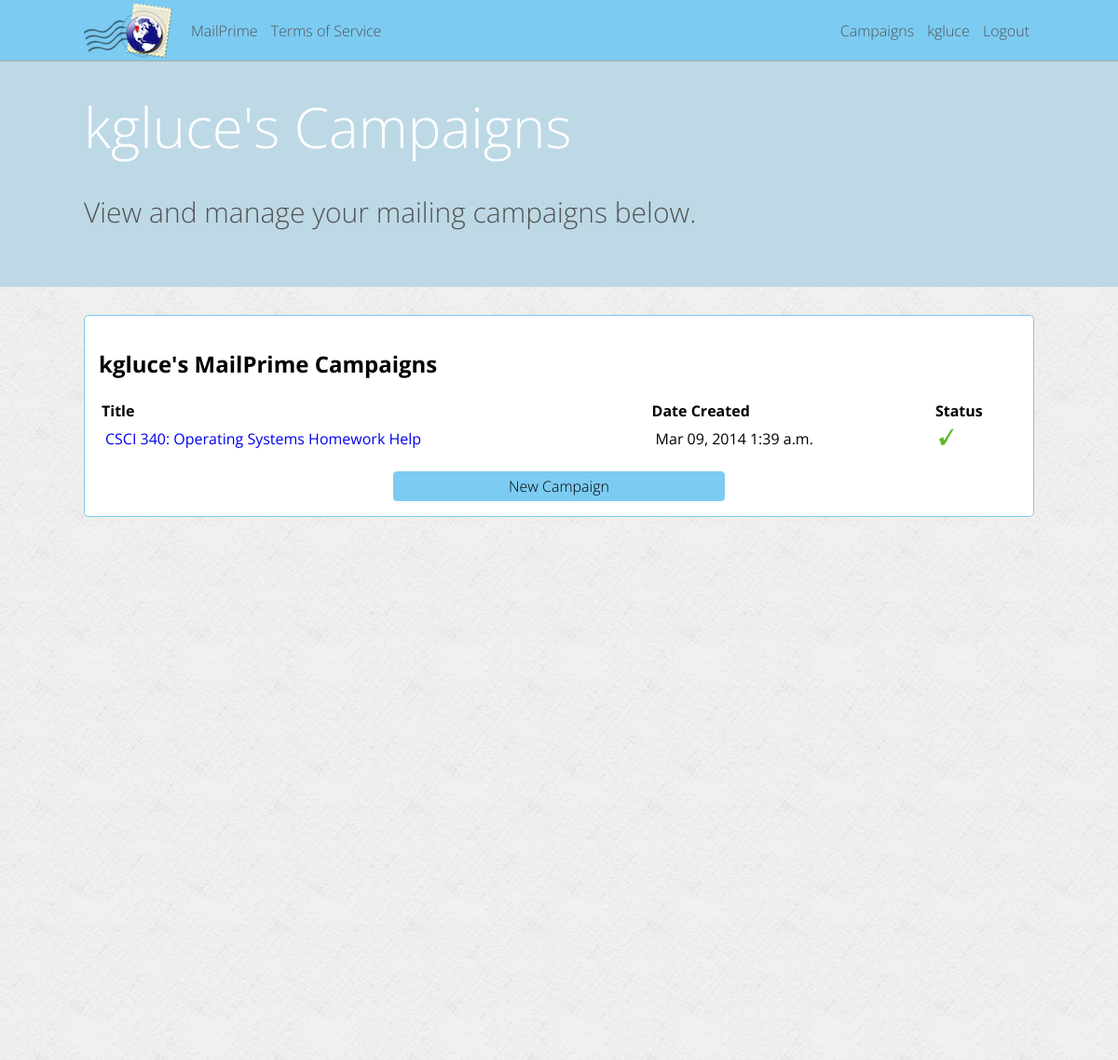
Page /kgluce/campaigns (signed in) on the committed database.
### mailer/models.py (models this page shows, shortened)
class Campaign(models.Model):
	title = models.CharField(max_length=200)
	about = models.TextField()
	created_date = models.DateTimeField(auto_now_add=True, blank=True)
	updated_date = models.DateTimeField(auto_now=True)
	active = models.BooleanField(default=True)
	user = models.ForeignKey(User)

### mailer/campaign_views.py (the view)
# urls.py: url(r'^(\w+)/campaigns$', campaign_views.user_campaigns, name='user_campaigns'),
def user_campaigns(request, param_username):
	page_vars = { "page_title": request.user.username + '\'s campaigns' }
	if current_user(request) and param_username == request.user.username:
		user_campaigns = Campaign.objects.filter(user = request.user).order_by('-created_date')
		page_vars['campaigns'] = user_campaigns
		return render(request, 'campaign/index.html', page_vars)
	else:
		raise Http404

### mailer/lib.py (called while the page is built)
def current_user(request):
	if request.user.is_authenticated():
		return True
	else:
		return False

### mailer/templates/campaign/index.html
{% extends "_base.html" %}
{% block content %}
<div class="solid_bg">
<h2>{{ user.username }}'s MailPrime Campaigns</h2>
<table class="full_width">
<tr>
	<th>Title</th>
	<th>Date Created</th>
	<th>Status</th>
</tr>
{% for campaign in campaigns %}
<tr>
	<td><a href="/{{ user.username }}/campaign-{{ campaign.pk }}">{{ campaign.title }}</a></td>
	<td>{{ campaign.created_date|date:"M d, Y" }} {{ campaign.created_date|time:"P" }}</td>
	{% if campaign.active %}
		<td><img src="/static/images/bueno.png" height="18px" /></td>
	{% else %}
		<td><img src="/static/images/no_bueno.png" height="18px" /></td>
	{% endif %}
{% endfor %}
</table>
<a class="link_button_center" href="/{{ user.username }}/campaigns/new">New Campaign</a>
</div>
{% endblock %}
{% block header %}
<h5 id="header_title">{{ user.username }}'s Campaigns</h5>
<p id="header_desc">View and manage your mailing campaigns below.</p>
{% endblock header %}

### mailer/templates/_base.html (shortened to what this page needs)
{% load staticfiles %}
<!DOCTYPE html>
<html>
<head>
	<link href="{% static 'css/base.css' %}" rel="stylesheet">
	<link rel="stylesheet" href="//ajax.googleapis.com/ajax/libs/jqueryui/1.10.4/themes/smoothness/jquery-ui.css" />
</head>
<body>
	<nav>
		<div class="menu_wrapper">
			<img id="nav_icon" src="{% static 'images/nav_icon.png' %}" height="59px"></img>
			<ul class="nav_left">
				<li><a class="nav_link" href="/">MailPrime</a></li>
				<li><a class="nav_link" href="/tos">Terms of Service</a></li>
			</ul>
			<ul class="nav_right">
				{% if user.is_authenticated %}
				<li><a class="nav_link" href="/{{ user.username }}/campaigns">Campaigns</a></li>
				<li><a class="nav_link" href="/{{ user.username }}/account">{{ user.username }}</a></li>
				<li><a class="nav_link" href="/logout">Logout</a></li>
				{% else %}
				<li><a class="nav_link" href="/login">Login</a></li>
				{% endif %}
			</ul>
		</div>
	</nav>
	<header>
		<div class="content_wrapper">
			{% block header %}{% endblock header %}
		</div>
	</header>
	<section id="main">
		<div class="content_wrapper">
			{% block content %}
			{% endblock %}
		</div>
	</section>
</body>
</html>

### static/css/base.css (style rules this page uses)
html, body { height: 100%; }
html { font-family: 'Open Sans', sans-serif; }
.menu_wrapper { margin: 0 auto; padding: 0; height: 65px; max-width: 1200px; width: 85%; }
nav { position: fixed; width: 100%; height: 65px; left: 0px; top: 0px; background-color: #7ccbf2; outline: 1px outset #ffffff; }
.menu_wrapper { margin: 0 auto; padding: 0; height: 65px; max-width: 1200px; min-width: 590px; width: 85%; }
.nav_left { float: left; list-style: none; height: 100%; margin: 0; padding: 0; }
.nav_left li { font-family: 'Open Sans', sans-serif; font-weight: 300; color: #525453; padding-top: 22px; display: inline-block; padding-right: 5px; padding-left: 5px; height: 43px; }
.nav_left li .nav_link { text-decoration: none; color: #525453; }
#nav_icon { float: left; margin-right: 15px; margin-top: 3px; margin-bottom: 3px; }
.nav_right { float: right; list-style: none; height: 100%; margin: 0; padding: 0; }
.nav_right li { font-family: 'Open Sans', sans-serif; font-weight: 300; color: #525453; padding-top: 22px; display: inline-block; padding-right: 5px; padding-left: 5px; height: 43px; }
.nav_right li .nav_link { text-decoration: none; color: #525453; }
.solid_bg { background-color: #ffffff; padding: 15px; border-radius: 5px; border: 1px solid #ffffff; border: 1px solid #7ccbf2; margin: 0; }
.content_wrapper { margin: 0 auto; max-width: 1200px; width: 85%; padding: 0; height: 100%; }
body { margin: 0; padding: 0; }
header { background-color: #bed9e6; margin: 0; padding: 0; padding-top: 95px; padding-bottom: 30px; width: 100%; }
#header_title { font-family: 'Open Sans', sans-serif; font-weight: 300; color: #ffffff; font-size: 60px; margin: 0; padding: 0; }
#header_desc { font-family: 'Open Sans', sans-serif; font-weight: 300; color: #525453; font-size: 30px; }
section[id="main"] { width: 100%; margin: 0; padding: 0; padding-top: 30px; background-image: url('/static/images/white_pattern.png'); height: 100%; }
.link_button_center { display: block; padding: 5px; text-decoration: none; background-color: #7ccbf2; font-family: 'Open Sans', sans-serif; font-weight: 300; color: #000000; border-radius: 5px; border: 1px solid #ffffff; text-align: center; width: 35%; margin: 0 auto; margin-top: 15px; }
table[class='full_width'] { width: 100%; }
table[class='full_width'] th { text-align: left; }
table[class='full_width'] td { padding: 5px; }
table[class='full_width'] td a { text-decoration: none; }

### rows in the picture
Campaign: title "CSCI 340: Operating Systems Homework Help", created_date "Mar 09, 2014", created_date "1:39 a.m.", active True (drawn)

### other values in the picture
{{ user.username }} "kgluce"
